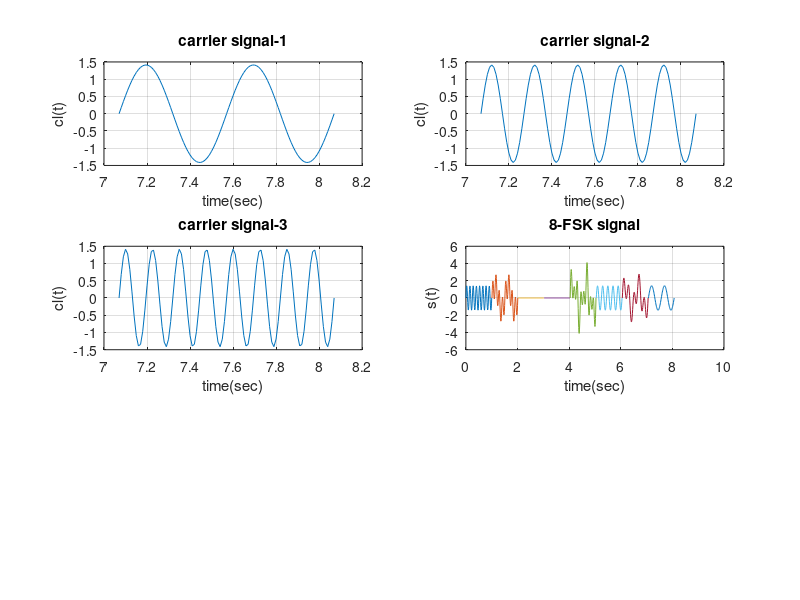

This chart was generated by the following MATLAB code:
clc;
clear all;
close all;

Tb = 1;
fc1 = 2;
fc2 = 5;
fc3 = 8;

t = 0:(Tb/100):Tb;

c1 = sqrt(2/Tb)*sin(2*pi*fc1*t);
c2 = sqrt(2/Tb)*sin(2*pi*fc2*t);
c3 = sqrt(2/Tb)*sin(2*pi*fc3*t);

% random message signal generate
N = 8;
m = rand(1, N);
t1 = 0;
t2 = 1;
for i = 1:N
    t = t1:Tb/100:t2;
    if m(i) > 0.875
        m(i) = 000;
        ms_1 = zeros(1, length(t));
        ms_2 = zeros(1, length(t));
        ms_3 = zeros(1, length(t));
    elseif 0.75 < m(i) && m(i) <= 0.875
        m(i) = 001;
        ms_1 = zeros(1, length(t));
        ms_2 = zeros(1, length(t));
        ms_3 = ones(1, length(t));
    elseif 0.625 < m(i) && m(i) <= 0.75
        m(i) = 010;
        ms_1 = zeros(1, length(t));
        ms_2 = ones(1, length(t));
        ms_3 = zeros(1, length(t));
    elseif 0.5 < m(i) && m(i) <= 0.625
        m(i) = 100;
        ms_1 = ones(1, length(t));
        ms_2 = zeros(1, length(t));
        ms_3 = zeros(1, length(t));
    elseif 0.375 < m(i) && m(i) <= 0.5
        m(i) = 011;
        ms_1 = zeros(1, length(t));
        ms_2 = ones(1, length(t));
        ms_3 = ones(1, length(t));
    elseif 0.25 < m(i) && m(i) <= 0.375
        m(i) = 101;
        ms_1 = ones(1, length(t));
        ms_2 = zeros(1, length(t));
        ms_3 = ones(1, length(t));
    elseif 0.125 < m(i) && m(i) <= 0.25
        m(i) = 110;
        ms_1 = ones(1, length(t));
        ms_2 = ones(1, length(t));
        ms_3 = zeros(1, length(t));
    else
        m(i) = 111;
        ms_1 = ones(1, length(t));
        ms_2 = ones(1, length(t));
        ms_3 = ones(1, length(t));
    end
    fsk_sig1(i,:) = c1.*ms_1;
    fsk_sig2(i,:) = c2.*ms_2;
    fsk_sig3(i,:) = c3.*ms_3;
    fsk = fsk_sig1 + fsk_sig2 + fsk_sig3;
    subplot(3, 2, 4);
    plot(t, fsk(i, :));
    title('8-FSK signal')
    xlabel('time(sec)');
    ylabel('s(t)');
    grid on;
    hold on;
    t1 = t1 + (Tb+.01);
    t2 = t2 + (Tb+.01);
end
hold off
subplot(3, 2, 1);
plot(t, c1);
title('carrier signal-1');
xlabel('time(sec)');
ylabel('cl(t)');
grid on;
subplot(3, 2, 2);
plot(t, c2);
title('carrier signal-2');
xlabel('time(sec)');
ylabel('cl(t)');
grid on;
subplot(3, 2, 3);
plot(t, c3);
title('carrier signal-3');
xlabel('time(sec)');
ylabel('cl(t)');
grid on;
disp(m)

